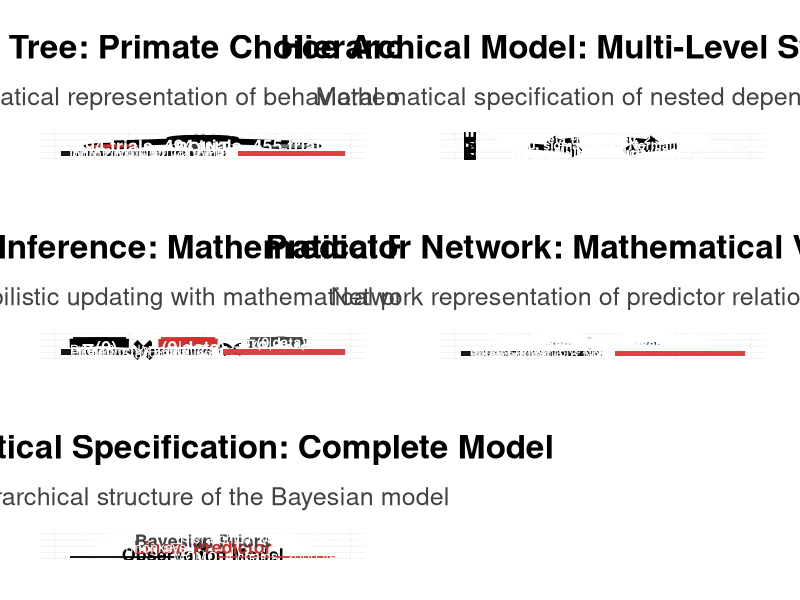
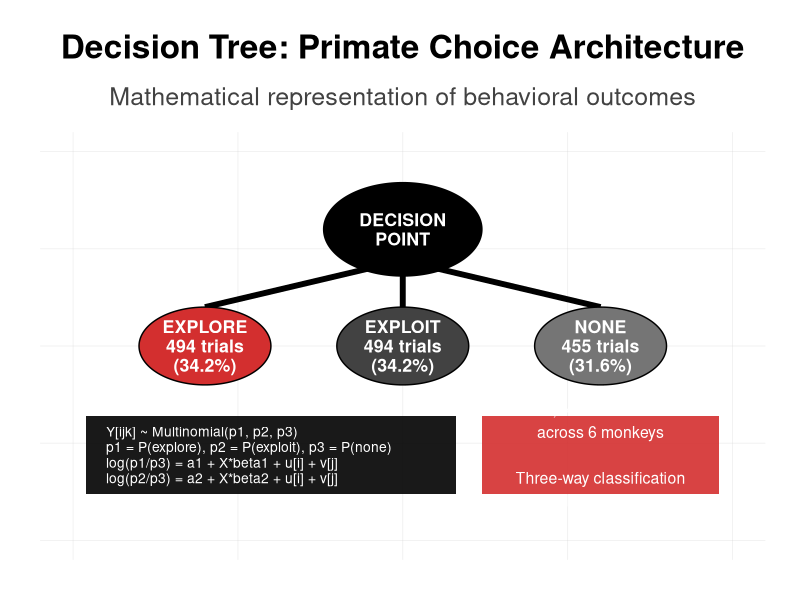
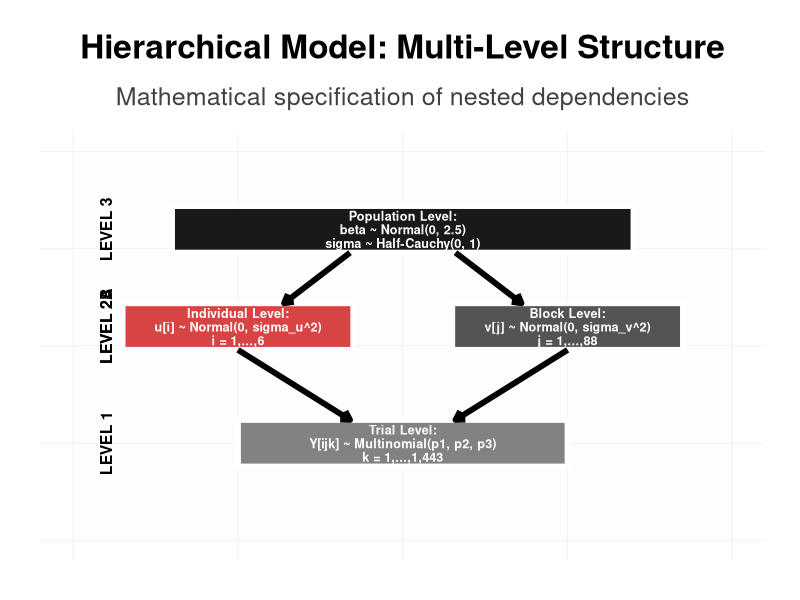
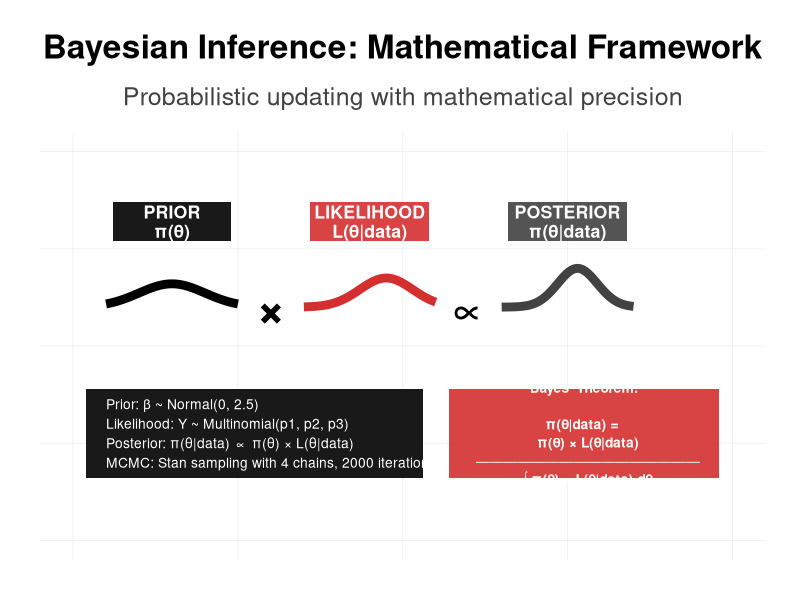
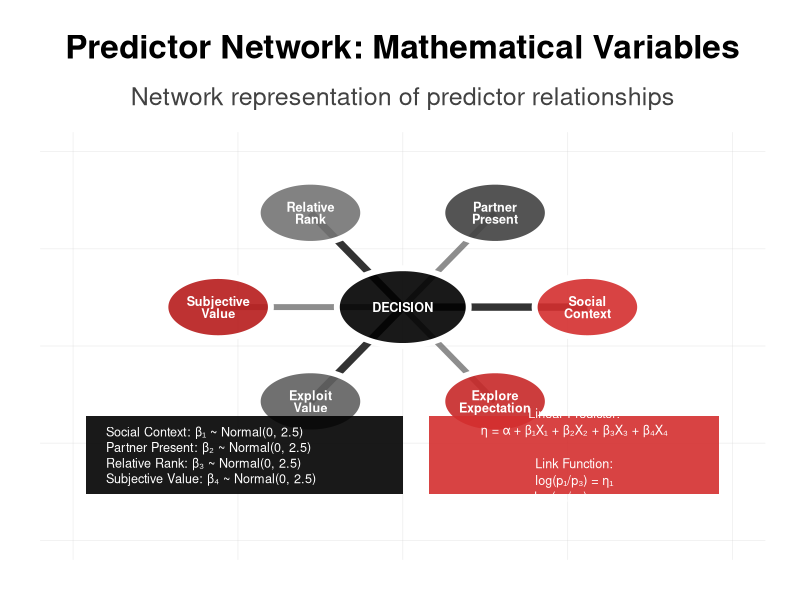
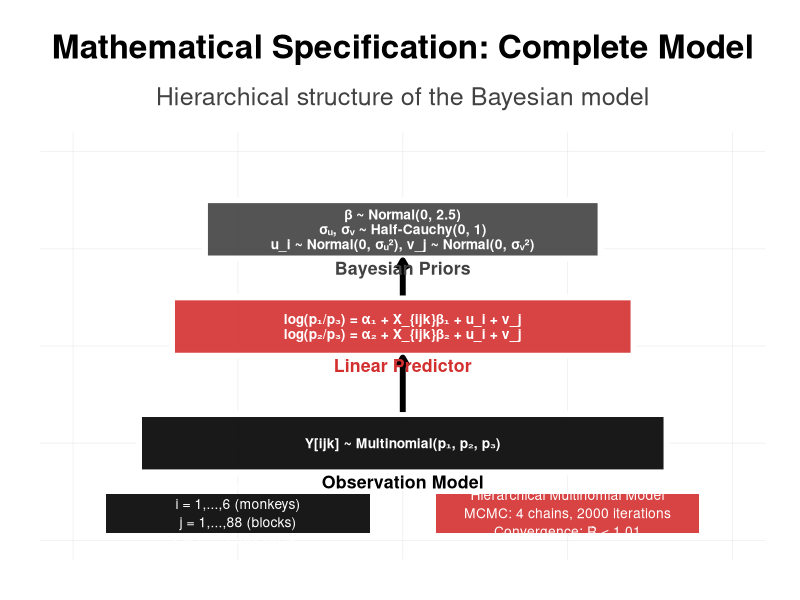
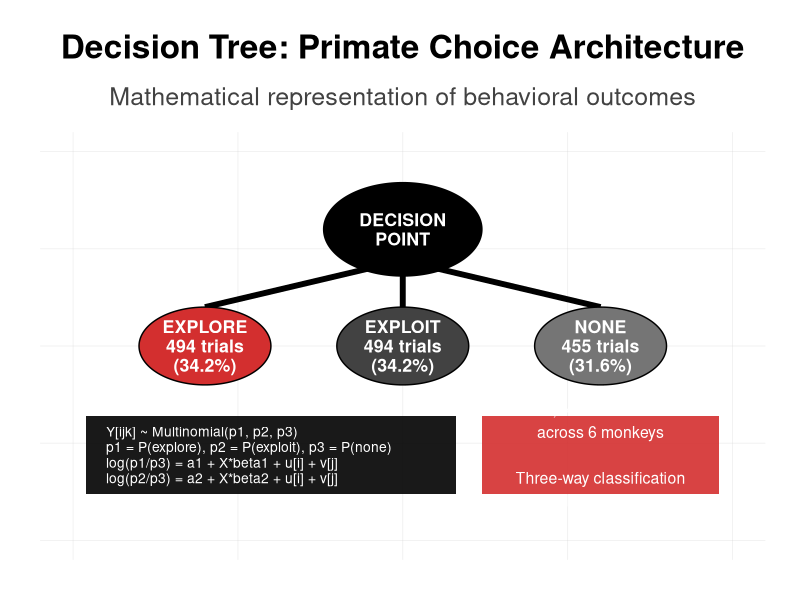
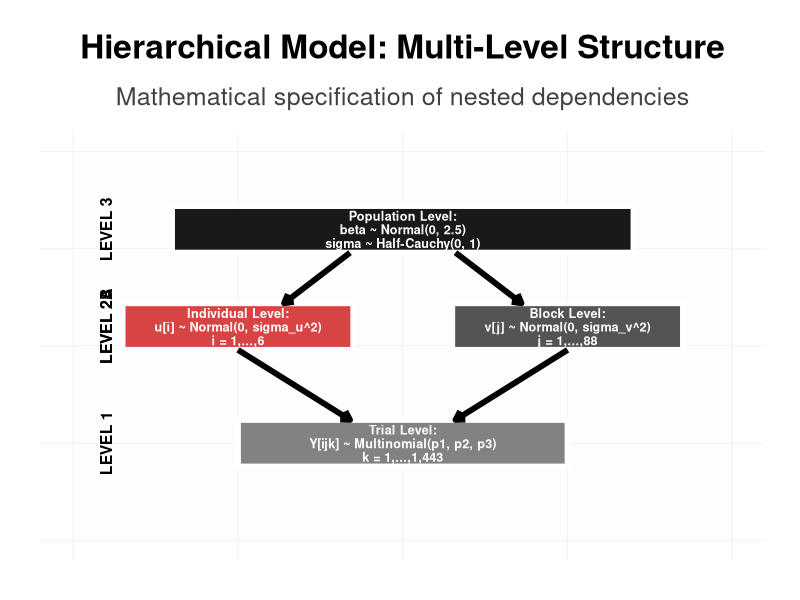

The R source for these figures, in order:
#!/usr/bin/env Rscript

# Enhanced Bayesian Model Visualizations with Creative Shapes - Fixed Layout
# Load required libraries
library(ggplot2)
library(dplyr)
library(tidyr)
library(gridExtra)
library(grid)
library(ggforce)
library(viridis)
library(RColorBrewer)
library(scales)

# Modern color palette - Black, Red, Grey
COLORS <- list(
  primary = c("#000000", "#d32f2f"),
  secondary = c("#424242", "#b71c1c"),
  accent = c("#757575", "#c62828"),
  success = c("#212121", "#d32f2f"),
  warning = c("#616161", "#b71c1c"),
  danger = c("#424242", "#c62828"),
  dark = c("#000000", "#212121"),
  light = c("#f5f5f5", "#eeeeee")
)

# Custom theme with modern aesthetics
theme_modern <- function() {
  theme_minimal(base_size = 16) +
    theme(
      plot.background = element_rect(fill = "white", color = NA),
      panel.background = element_rect(fill = "white", color = NA),
      panel.grid.major = element_line(color = alpha("grey80", 0.3), linewidth = 0.3),
      panel.grid.minor = element_blank(),
      plot.title = element_text(size = 24, face = "bold", hjust = 0.5, 
                               margin = margin(b = 15), color = "#000000"),
      plot.subtitle = element_text(size = 18, hjust = 0.5, 
                                  margin = margin(b = 15), color = "#424242"),
      axis.title = element_text(size = 14, face = "bold", color = "#000000"),
      axis.text = element_text(size = 12, color = "#424242"),
      legend.position = "none",
      plot.margin = margin(25, 25, 25, 25)
    )
}

# ============================================================================
# 1. Decision Tree with Organic Shapes - Fixed Layout
# ============================================================================

create_organic_decision_tree <- function() {
  set.seed(42)
  
  # Generate decision nodes with better spacing
  decision_data <- data.frame(
    x = c(5, 2, 5, 8),
    y = c(8, 5, 5, 5),
    size = c(1.2, 1.0, 1.0, 1.0),
    label = c("DECISION\nPOINT", "EXPLORE\n494 trials\n(34.2%)", 
              "EXPLOIT\n494 trials\n(34.2%)", "NONE\n455 trials\n(31.6%)"),
    type = c("root", "explore", "exploit", "none"),
    color = c("#000000", "#d32f2f", "#424242", "#757575")
  )
  
  # Create connections with better positioning
  connections <- data.frame(
    x = c(5, 5, 5),
    y = c(7.2, 7.2, 7.2),
    xend = c(2, 5, 8),
    yend = c(6.0, 6.0, 6.0)
  )
  
  # Mathematical details box - repositioned
  math_details <- data.frame(
    x = c(0.5, 0.5, 0.5, 0.5),
    y = c(2.8, 2.4, 2.0, 1.6),
    label = c("Y[ijk] ~ Multinomial(p1, p2, p3)",
              "p1 = P(explore), p2 = P(exploit), p3 = P(none)",
              "log(p1/p3) = a1 + X*beta1 + u[i] + v[j]",
              "log(p2/p3) = a2 + X*beta2 + u[i] + v[j]")
  )
  
  p <- ggplot() +
    # Clean connections
    geom_segment(data = connections, 
                 aes(x = x, y = y, xend = xend, yend = yend),
                 linewidth = 2, color = "#000000") +
    
    # Decision nodes as clean circles
    geom_circle(data = decision_data, 
                aes(x0 = x, y0 = y, r = size, fill = color)) +
    
    # Labels with mathematical typography
    geom_text(data = decision_data, 
              aes(x = x, y = y, label = label),
              color = "white", fontface = "bold", size = 4.5,
              lineheight = 0.9) +
    
    # Mathematical details in elegant box - better positioned
    annotate("rect", xmin = 0.2, xmax = 5.8, ymin = 1.2, ymax = 3.2,
             fill = alpha("#000000", 0.9), color = NA) +
    geom_text(data = math_details, 
              aes(x = x, y = y, label = label),
              color = "white", size = 3.5, hjust = 0) +
    
    # Summary statistics - repositioned
    annotate("rect", xmin = 6.2, xmax = 9.8, ymin = 1.2, ymax = 3.2,
             fill = alpha("#d32f2f", 0.9), color = NA) +
    annotate("text", x = 8.0, y = 2.2, 
             label = "N = 1,443 decision trials\nacross 6 monkeys\n\nThree-way classification\nwith balanced outcomes",
             color = "white", size = 4, hjust = 0.5, lineheight = 1.2) +
    
    scale_fill_identity() +
    xlim(0, 10) + ylim(0, 10) +
    labs(title = "Decision Tree: Primate Choice Architecture",
         subtitle = "Mathematical representation of behavioral outcomes") +
    theme_modern() +
    theme(axis.text = element_blank(),
          axis.title = element_blank(),
          panel.grid = element_blank())
  
  return(p)
}

# ============================================================================
# 2. Hierarchical Model as Nested Rectangles - Fixed Layout
# ============================================================================

create_hierarchical_structure <- function() {
  # Define rectangular boxes for each level with better spacing
  levels_data <- data.frame(
    x = c(5, 2.5, 7.5, 5),
    y = c(8, 5.5, 5.5, 2.5),
    width = c(7, 3.5, 3.5, 5),
    height = c(1.2, 1.2, 1.2, 1.2),
    label = c("Population Level:\nbeta ~ Normal(0, 2.5)\nsigma ~ Half-Cauchy(0, 1)",
              "Individual Level:\nu[i] ~ Normal(0, sigma_u^2)\ni = 1,...,6",
              "Block Level:\nv[j] ~ Normal(0, sigma_v^2)\nj = 1,...,88",
              "Trial Level:\nY[ijk] ~ Multinomial(p1, p2, p3)\nk = 1,...,1,443"),
    level = c("level3", "level2a", "level2b", "level1"),
    color = c("#000000", "#d32f2f", "#424242", "#757575")
  )
  
  # Create connecting arrows with better positioning
  arrows <- data.frame(
    x = c(4.2, 5.8, 2.5, 7.5),
    y = c(7.4, 7.4, 4.9, 4.9),
    xend = c(3.2, 6.8, 4.2, 5.8),
    yend = c(6.1, 6.1, 3.1, 3.1)
  )
  
  p <- ggplot() +
    # Background
    geom_rect(aes(xmin = 0, xmax = 10, ymin = 0, ymax = 10), 
              fill = alpha("#f5f5f5", 0.2)) +
    
    # Rectangular hierarchy boxes
    geom_rect(data = levels_data, 
              aes(xmin = x - width/2, xmax = x + width/2, 
                  ymin = y - height/2, ymax = y + height/2, fill = color), 
              alpha = 0.9, color = "white", linewidth = 2) +
    
    # Connecting arrows
    geom_segment(data = arrows, 
                 aes(x = x, y = y, xend = xend, yend = yend), 
                 color = "#000000", linewidth = 2, 
                 arrow = arrow(length = unit(0.25, "cm"))) +
    
    # Mathematical equations in boxes
    geom_text(data = levels_data, 
              aes(x = x, y = y, label = label), 
              color = "white", fontface = "bold", size = 3.2, lineheight = 0.9) +
    
    # Level labels - repositioned
    geom_text(data = data.frame(x = 0.5, y = c(8, 5.5, 5.5, 2.5), 
                               label = c("LEVEL 3", "LEVEL 2A", "LEVEL 2B", "LEVEL 1")), 
              aes(x = x, y = y, label = label), 
              color = "#000000", fontface = "bold", size = 4, hjust = 0.5,
              angle = 90) +
    
    scale_fill_identity() +
    xlim(0, 10) + ylim(0, 10) +
    labs(title = "Hierarchical Model: Multi-Level Structure",
         subtitle = "Mathematical specification of nested dependencies") +
    theme_modern() +
    theme(axis.text = element_blank(),
          axis.title = element_blank(),
          panel.grid = element_blank())
  
  return(p)
}

# ============================================================================
# 3. Bayesian Framework as Flowing Shapes - Fixed Layout
# ============================================================================

create_flowing_bayesian <- function() {
  # Create mathematical Bayesian framework with better spacing
  
  # Prior distribution (left)
  prior_data <- data.frame(
    x = seq(0.5, 2.5, length.out = 50),
    y = dnorm(seq(-2, 2, length.out = 50), 0, 1) * 1.5 + 6,
    component = "prior"
  )
  
  # Likelihood (center)
  likelihood_data <- data.frame(
    x = seq(3.5, 5.5, length.out = 50),
    y = dnorm(seq(-2, 2, length.out = 50), 0.5, 0.8) * 1.5 + 6,
    component = "likelihood"
  )
  
  # Posterior distribution (right)
  posterior_data <- data.frame(
    x = seq(6.5, 8.5, length.out = 50),
    y = dnorm(seq(-2, 2, length.out = 50), 0.3, 0.6) * 1.5 + 6,
    component = "posterior"
  )
  
  # Mathematical equations with better positioning
  equations <- data.frame(
    x = c(1.5, 4.5, 7.5),
    y = c(8.2, 8.2, 8.2),
    label = c("PRIOR\nπ(θ)", "LIKELIHOOD\nL(θ|data)", "POSTERIOR\nπ(θ|data)"),
    box_color = c("#000000", "#d32f2f", "#424242")
  )
  
  # Mathematical operators with better positioning
  operators <- data.frame(
    x = c(3, 6),
    y = c(6, 6),
    label = c("×", "∝"),
    size = c(12, 12)
  )
  
  # Detailed mathematical specifications - repositioned
  math_details <- data.frame(
    x = c(0.5, 0.5, 0.5, 0.5),
    y = c(3.5, 3.0, 2.5, 2.0),
    label = c("Prior: β ~ Normal(0, 2.5)",
              "Likelihood: Y ~ Multinomial(p1, p2, p3)",
              "Posterior: π(θ|data) ∝ π(θ) × L(θ|data)",
              "MCMC: Stan sampling with 4 chains, 2000 iterations")
  )
  
  p <- ggplot() +
    # Mathematical distributions
    geom_line(data = prior_data, 
              aes(x = x, y = y), 
              color = "#000000", linewidth = 3) +
    geom_line(data = likelihood_data, 
              aes(x = x, y = y), 
              color = "#d32f2f", linewidth = 3) +
    geom_line(data = posterior_data, 
              aes(x = x, y = y), 
              color = "#424242", linewidth = 3) +
    
    # Mathematical operators
    geom_text(data = operators, 
              aes(x = x, y = y, label = label), 
              color = "#000000", size = operators$size, fontface = "bold") +
    
    # Component labels in boxes
    geom_rect(data = equations, 
              aes(xmin = x - 0.9, xmax = x + 0.9, ymin = y - 0.5, ymax = y + 0.5,
                  fill = box_color), alpha = 0.9) +
    geom_text(data = equations, 
              aes(x = x, y = y, label = label), 
              color = "white", fontface = "bold", size = 4.5, lineheight = 0.9) +
    
    # Mathematical details box - repositioned
    annotate("rect", xmin = 0.2, xmax = 5.3, ymin = 1.6, ymax = 3.9,
             fill = alpha("#000000", 0.9), color = NA) +
    geom_text(data = math_details, 
              aes(x = x, y = y, label = label), 
              color = "white", size = 3.5, hjust = 0) +
    
    # Bayes theorem equation - repositioned
    annotate("rect", xmin = 5.7, xmax = 9.8, ymin = 1.6, ymax = 3.9,
             fill = alpha("#d32f2f", 0.9), color = NA) +
    annotate("text", x = 7.75, y = 2.75, 
             label = "Bayes' Theorem:\n\nπ(θ|data) = \n  π(θ) × L(θ|data)\n  ────────────────\n  ∫ π(θ) × L(θ|data) dθ",
             color = "white", size = 3.5, fontface = "bold", hjust = 0.5, lineheight = 1.1) +
    
    scale_fill_identity() +
    xlim(0, 10) + ylim(0, 10) +
    labs(title = "Bayesian Inference: Mathematical Framework",
         subtitle = "Probabilistic updating with mathematical precision") +
    theme_modern() +
    theme(axis.text = element_blank(),
          axis.title = element_blank(),
          panel.grid = element_blank())
  
  return(p)
}

# ============================================================================
# 4. Predictor Network as Molecular Structure - Fixed Layout
# ============================================================================

create_molecular_predictors <- function() {
  # Create mathematical predictor network with better spacing
  center_x <- 5
  center_y <- 6
  
  # Predictor variables - repositioned to avoid overlap
  angles <- seq(0, 2*pi, length.out = 7)[-7]
  radius <- 2.8
  
  predictors <- data.frame(
    x = c(center_x, center_x + radius * cos(angles)),
    y = c(center_y, center_y + radius * sin(angles)),
    label = c("DECISION", "Social\nContext", "Partner\nPresent", "Relative\nRank", 
              "Subjective\nValue", "Exploit\nValue", "Explore\nExpectation"),
    type = c("center", rep("predictor", 6)),
    size = c(1.0, rep(0.8, 6)),
    color = c("#000000", "#d32f2f", "#424242", "#757575", "#b71c1c", "#616161", "#c62828")
  )
  
  # Create connections
  connections <- data.frame(
    x = rep(center_x, 6),
    y = rep(center_y, 6),
    xend = predictors$x[2:7],
    yend = predictors$y[2:7],
    strength = c("strong", "medium", "strong", "medium", "strong", "medium")
  )
  
  # Mathematical specifications - repositioned
  math_details <- data.frame(
    x = c(0.5, 0.5, 0.5, 0.5),
    y = c(2.8, 2.4, 2.0, 1.6),
    label = c("Social Context: β₁ ~ Normal(0, 2.5)",
              "Partner Present: β₂ ~ Normal(0, 2.5)",
              "Relative Rank: β₃ ~ Normal(0, 2.5)",
              "Subjective Value: β₄ ~ Normal(0, 2.5)")
  )
  
  p <- ggplot() +
    # Clean connections with different strengths
    geom_segment(data = connections[connections$strength == "strong", ], 
                 aes(x = x, y = y, xend = xend, yend = yend), 
                 color = "#000000", linewidth = 2.5, alpha = 0.8) +
    geom_segment(data = connections[connections$strength == "medium", ], 
                 aes(x = x, y = y, xend = xend, yend = yend), 
                 color = "#424242", linewidth = 2, alpha = 0.6) +
    
    # Predictor nodes
    geom_circle(data = predictors, 
                aes(x0 = x, y0 = y, r = size, fill = color), 
                alpha = 0.9, color = "white", linewidth = 2) +
    
    # Predictor labels
    geom_text(data = predictors, 
              aes(x = x, y = y, label = label), 
              color = "white", fontface = "bold", size = 3.2, lineheight = 0.8) +
    
    # Mathematical details box - repositioned
    annotate("rect", xmin = 0.2, xmax = 5.0, ymin = 1.2, ymax = 3.2,
             fill = alpha("#000000", 0.9), color = NA) +
    geom_text(data = math_details, 
              aes(x = x, y = y, label = label), 
              color = "white", size = 3.2, hjust = 0) +
    
    # Model equation - repositioned
    annotate("rect", xmin = 5.4, xmax = 9.8, ymin = 1.2, ymax = 3.2,
             fill = alpha("#d32f2f", 0.9), color = NA) +
    annotate("text", x = 7.6, y = 2.2, 
             label = "Linear Predictor:\nη = α + β₁X₁ + β₂X₂ + β₃X₃ + β₄X₄\n\nLink Function:\nlog(p₁/p₃) = η₁\nlog(p₂/p₃) = η₂",
             color = "white", size = 3.2, hjust = 0.5, lineheight = 1.1) +
    
    scale_fill_identity() +
    xlim(0, 10) + ylim(0, 10) +
    labs(title = "Predictor Network: Mathematical Variables",
         subtitle = "Network representation of predictor relationships") +
    theme_modern() +
    theme(axis.text = element_blank(),
          axis.title = element_blank(),
          panel.grid = element_blank())
  
  return(p)
}

# ============================================================================
# 5. Mathematical Specification as Layered Structure - Fixed Layout
# ============================================================================

create_layered_math <- function() {
  # Create clean mathematical specification with better spacing
  
  # Mathematical layers - repositioned to avoid overlap
  layers_data <- data.frame(
    layer = c("Observation", "Linear", "Prior"),
    x = c(5, 5, 5),
    y = c(2.5, 5.5, 8.0),
    width = c(8, 7, 6),
    height = c(1.5, 1.5, 1.5),
    color = c("#000000", "#d32f2f", "#424242")
  )
  
  # Mathematical equations for each layer
  equations <- data.frame(
    x = c(5, 5, 5),
    y = c(2.5, 5.5, 8.0),
    label = c("Y[ijk] ~ Multinomial(p₁, p₂, p₃)",
              "log(p₁/p₃) = α₁ + X_{ijk}β₁ + u_i + v_j\nlog(p₂/p₃) = α₂ + X_{ijk}β₂ + u_i + v_j",
              "β ~ Normal(0, 2.5)\nσᵤ, σᵥ ~ Half-Cauchy(0, 1)\nu_i ~ Normal(0, σᵤ²), v_j ~ Normal(0, σᵥ²)"),
    level = c("Observation Model", "Linear Predictor", "Bayesian Priors"),
    color = c("#000000", "#d32f2f", "#424242")
  )
  
  # Connecting arrows
  arrows <- data.frame(
    x = c(5, 5),
    y = c(3.3, 6.3),
    xend = c(5, 5),
    yend = c(4.7, 7.2)
  )
  
  p <- ggplot() +
    # Mathematical layers
    geom_rect(data = layers_data, 
              aes(xmin = x - width/2, xmax = x + width/2, 
                  ymin = y - height/2, ymax = y + height/2, fill = color), 
              alpha = 0.9, color = "white", linewidth = 2) +
    
    # Connecting arrows
    geom_segment(data = arrows, 
                 aes(x = x, y = y, xend = xend, yend = yend), 
                 color = "#000000", linewidth = 2, 
                 arrow = arrow(length = unit(0.25, "cm"))) +
    
    # Mathematical equations in boxes
    geom_text(data = equations, 
              aes(x = x, y = y, label = label), 
              color = "white", fontface = "bold", size = 3.5, lineheight = 0.9) +
    
    # Level labels
    geom_text(data = equations, 
              aes(x = x, y = y - 1.0, label = level), 
              color = equations$color, fontface = "bold", size = 4.5) +
    
    # Index explanations - repositioned
    annotate("rect", xmin = 0.5, xmax = 4.5, ymin = 0.2, ymax = 1.2,
             fill = alpha("#000000", 0.9), color = NA) +
    annotate("text", x = 2.5, y = 0.7, 
             label = "Indices:\ni = 1,...,6 (monkeys)\nj = 1,...,88 (blocks)\nk = 1,...,1,443 (trials)",
             color = "white", size = 3.5, hjust = 0.5, lineheight = 1.1) +
    
    # Model summary - repositioned
    annotate("rect", xmin = 5.5, xmax = 9.5, ymin = 0.2, ymax = 1.2,
             fill = alpha("#d32f2f", 0.9), color = NA) +
    annotate("text", x = 7.5, y = 0.7, 
             label = "Hierarchical Multinomial Model\nMCMC: 4 chains, 2000 iterations\nConvergence: R̂ < 1.01",
             color = "white", size = 3.5, hjust = 0.5, lineheight = 1.1) +
    
    scale_fill_identity() +
    xlim(0, 10) + ylim(0, 10) +
    labs(title = "Mathematical Specification: Complete Model",
         subtitle = "Hierarchical structure of the Bayesian model") +
    theme_modern() +
    theme(axis.text = element_blank(),
          axis.title = element_blank(),
          panel.grid = element_blank())
  
  return(p)
}

# ============================================================================
# Generate all enhanced visualizations
# ============================================================================

cat("Creating enhanced visualizations with fixed layouts...\n")

# Generate all plots
p1 <- create_organic_decision_tree()
p2 <- create_hierarchical_structure()
p3 <- create_flowing_bayesian()
p4 <- create_molecular_predictors()
p5 <- create_layered_math()

# Save high-resolution versions
ggsave("organic_decision_tree.png", p1, width = 14, height = 10, dpi = 300, bg = "white")
ggsave("hierarchical_structure.png", p2, width = 14, height = 10, dpi = 300, bg = "white")
ggsave("flowing_bayesian.png", p3, width = 14, height = 10, dpi = 300, bg = "white")
ggsave("molecular_predictors.png", p4, width = 14, height = 10, dpi = 300, bg = "white")
ggsave("layered_math.png", p5, width = 14, height = 10, dpi = 300, bg = "white")

# Save PDF versions
ggsave("organic_decision_tree.pdf", p1, width = 14, height = 10, bg = "white")
ggsave("hierarchical_structure.pdf", p2, width = 14, height = 10, bg = "white")
ggsave("flowing_bayesian.pdf", p3, width = 14, height = 10, bg = "white")
ggsave("molecular_predictors.pdf", p4, width = 14, height = 10, bg = "white")
ggsave("layered_math.pdf", p5, width = 14, height = 10, bg = "white")

# Create a combined visualization with better spacing
combined_plot <- grid.arrange(p1, p2, p3, p4, p5, ncol = 2, nrow = 3)

# Save combined plot
ggsave("combined_visualizations.png", combined_plot, width = 20, height = 24, dpi = 300, bg = "white")
ggsave("combined_visualizations.pdf", combined_plot, width = 20, height = 24, bg = "white")

cat("All visualizations completed successfully!\n")
cat("Generated files:\n")
cat("- organic_decision_tree.png/pdf\n")
cat("- hierarchical_structure.png/pdf\n")
cat("- flowing_bayesian.png/pdf\n")
cat("- molecular_predictors.png/pdf\n")
cat("- layered_math.png/pdf\n")
cat("- combined_visualizations.png/pdf\n")
